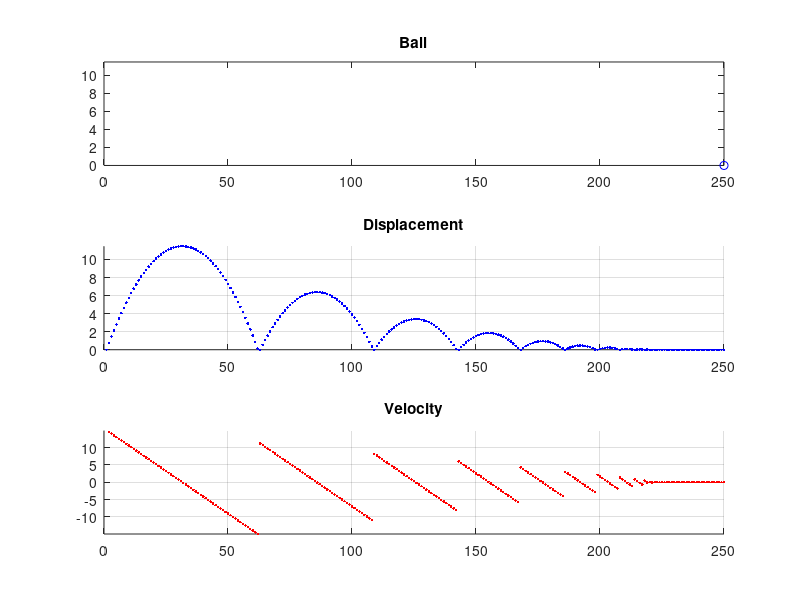

MATLAB code to generate this figure: (Note: this script raises an error after producing the figure.)
clear variables
clc

totalTime = 250;%length of graph
COR = 0.75;%COR of ball and floor
starth = 0;% start height
startv = 15;%initial vertical velocity

g = -9.81;
timeStep = 0.05;
height = 1:totalTime;
v = 1:length(height);
height(1) = starth;
v(1) = startv;

% this function calculates values for v and s wrt t
for t = 2:length(height)%starts at two so t-1 is valid
    v(t) = v(t-1) + g*timeStep;%find velocity (v = u+at)
    height(t) = height(t-1) + timeStep*0.5*(v(t)+v(t-1));%find height (s = s0 + 0.5*(u+v)*t)
    
    if height(t) <= 0%if hit the floor
        v(t) = v(t-1) * -COR;% reverse and COR etc
        height(t) = 0;% so it doesn't go underground
    end
end

for q = 1:length(height)
    %plot ball
    subplot(3,1,1)
    grid on
    plot(q,height(q),"bo")
    axis([0,length(height),0,max(height)])
    title("Ball")
    %plot displacement graph
    subplot(3,1,2)
    grid on
    hold on
    plot(q,height(q),"b.")
    axis([0,length(height),0,max(height)])
    title("Displacement")
    %plot velocity graph
    subplot(3,1,3)
    grid on
    hold on
    plot(q,v(q),"r.")
    axis([0,length(height),min(v),-min(v)])
    title("Velocity")
    M(q) = getframe(gcf);
end


v = VideoWriter('ball.avi','Uncompressed AVI');
open(v);
writeVideo(v,M)
close(v);
